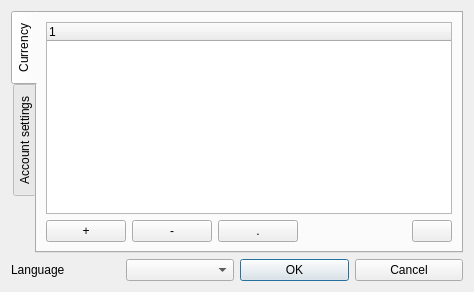
<?xml version="1.0" encoding="UTF-8"?>
<ui version="4.0">
 <class>PreferencesDlg</class>
 <widget class="QDialog" name="PreferencesDlg">
  <property name="geometry">
   <rect>
    <x>0</x>
    <y>0</y>
    <width>373</width>
    <height>300</height>
   </rect>
  </property>
  <property name="windowTitle">
   <string>Preferences</string>
  </property>
  <property name="modal">
   <bool>true</bool>
  </property>
  <layout class="QGridLayout" name="gridLayout_3">
   <property name="sizeConstraint">
    <enum>QLayout::SetFixedSize</enum>
   </property>
   <item row="1" column="2">
    <widget class="QPushButton" name="okBtn">
     <property name="text">
      <string>OK</string>
     </property>
    </widget>
   </item>
   <item row="0" column="0" colspan="4">
    <widget class="QTabWidget" name="tabWidget">
     <property name="toolTip">
      <string>Change currency account. This not change creditors currency.</string>
     </property>
     <property name="tabPosition">
      <enum>QTabWidget::West</enum>
     </property>
     <property name="currentIndex">
      <number>0</number>
     </property>
     <widget class="QWidget" name="tab">
      <attribute name="title">
       <string>Currency</string>
      </attribute>
      <layout class="QGridLayout" name="gridLayout">
       <item row="0" column="0" colspan="5">
        <widget class="QTreeWidget" name="currencylist">
         <property name="alternatingRowColors">
          <bool>true</bool>
         </property>
         <property name="itemsExpandable">
          <bool>false</bool>
         </property>
         <property name="allColumnsShowFocus">
          <bool>true</bool>
         </property>
         <column>
          <property name="text">
           <string>1</string>
          </property>
         </column>
        </widget>
       </item>
       <item row="1" column="0">
        <widget class="QPushButton" name="addBtn">
         <property name="toolTip">
          <string>add currency</string>
         </property>
         <property name="text">
          <string>+</string>
         </property>
        </widget>
       </item>
       <item row="1" column="1">
        <widget class="QPushButton" name="remBtn">
         <property name="toolTip">
          <string>remove  selected currency</string>
         </property>
         <property name="text">
          <string>-</string>
         </property>
        </widget>
       </item>
       <item row="1" column="2">
        <widget class="QPushButton" name="changeBtn">
         <property name="toolTip">
          <string>Change curs selected currency</string>
         </property>
         <property name="text">
          <string>.</string>
         </property>
        </widget>
       </item>
       <item row="1" column="3">
        <spacer name="horizontalSpacer">
         <property name="orientation">
          <enum>Qt::Horizontal</enum>
         </property>
         <property name="sizeHint" stdset="0">
          <size>
           <width>100</width>
           <height>20</height>
          </size>
         </property>
        </spacer>
       </item>
       <item row="1" column="4">
        <widget class="QPushButton" name="setmBtn">
         <property name="toolTip">
          <string>Set selected currency main</string>
         </property>
         <property name="text">
          <string/>
         </property>
         <property name="icon">
          <iconset resource="application.qrc">
           <normaloff>:/img/combo_up_arrow.png</normaloff>:/img/combo_up_arrow.png</iconset>
         </property>
        </widget>
       </item>
      </layout>
     </widget>
     <widget class="QWidget" name="tab_2">
      <attribute name="title">
       <string>Account settings</string>
      </attribute>
      <layout class="QGridLayout" name="gridLayout_4">
       <item row="0" column="0">
        <widget class="QLabel" name="label_6">
         <property name="text">
          <string>Chage currency account</string>
         </property>
        </widget>
       </item>
       <item row="0" column="1">
        <widget class="QComboBox" name="currencyCombo"/>
       </item>
       <item row="1" column="0" colspan="2">
        <widget class="QGroupBox" name="groupBox">
         <property name="title">
          <string>Change password</string>
         </property>
         <layout class="QGridLayout" name="gridLayout_2">
          <item row="0" column="0">
           <layout class="QHBoxLayout" name="horizontalLayout_2">
            <item>
             <widget class="QLabel" name="label_3">
              <property name="text">
               <string>Old password</string>
              </property>
             </widget>
            </item>
            <item>
             <widget class="QLineEdit" name="eold_pass">
              <property name="echoMode">
               <enum>QLineEdit::Password</enum>
              </property>
             </widget>
            </item>
           </layout>
          </item>
          <item row="1" column="0">
           <spacer name="verticalSpacer">
            <property name="orientation">
             <enum>Qt::Vertical</enum>
            </property>
            <property name="sizeHint" stdset="0">
             <size>
              <width>20</width>
              <height>48</height>
             </size>
            </property>
           </spacer>
          </item>
          <item row="2" column="0">
           <layout class="QVBoxLayout" name="verticalLayout">
            <item>
             <layout class="QHBoxLayout" name="horizontalLayout_3">
              <item>
               <widget class="QLabel" name="label_4">
                <property name="text">
                 <string>New password</string>
                </property>
               </widget>
              </item>
              <item>
               <widget class="QLineEdit" name="enew_pass1">
                <property name="echoMode">
                 <enum>QLineEdit::Password</enum>
                </property>
               </widget>
              </item>
             </layout>
            </item>
            <item>
             <layout class="QHBoxLayout" name="horizontalLayout_4">
              <item>
               <widget class="QLabel" name="label_5">
                <property name="text">
                 <string>Confirm password</string>
                </property>
               </widget>
              </item>
              <item>
               <widget class="QLineEdit" name="enew_pass2">
                <property name="echoMode">
                 <enum>QLineEdit::Password</enum>
                </property>
               </widget>
              </item>
             </layout>
            </item>
           </layout>
          </item>
         </layout>
        </widget>
       </item>
      </layout>
     </widget>
    </widget>
   </item>
   <item row="1" column="3">
    <widget class="QPushButton" name="cancelBtn">
     <property name="text">
      <string>Cancel</string>
     </property>
    </widget>
   </item>
   <item row="1" column="1">
    <widget class="QComboBox" name="comboBox"/>
   </item>
   <item row="1" column="0">
    <widget class="QLabel" name="label">
     <property name="text">
      <string>Language</string>
     </property>
    </widget>
   </item>
  </layout>
 </widget>
 <tabstops>
  <tabstop>comboBox</tabstop>
  <tabstop>okBtn</tabstop>
  <tabstop>cancelBtn</tabstop>
 </tabstops>
 <resources>
  <include location="application.qrc"/>
 </resources>
 <connections>
  <connection>
   <sender>cancelBtn</sender>
   <signal>clicked()</signal>
   <receiver>PreferencesDlg</receiver>
   <slot>reject()</slot>
   <hints>
    <hint type="sourcelabel">
     <x>409</x>
     <y>409</y>
    </hint>
    <hint type="destinationlabel">
     <x>331</x>
     <y>433</y>
    </hint>
   </hints>
  </connection>
 </connections>
</ui>
